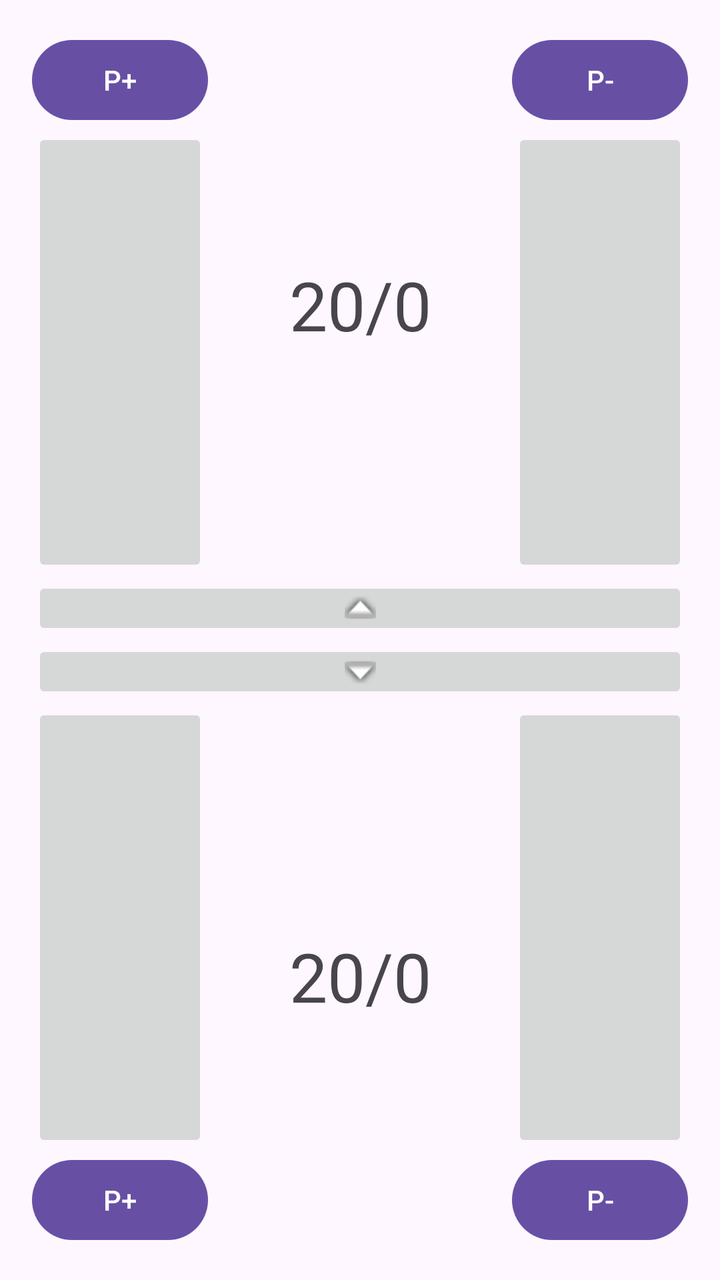
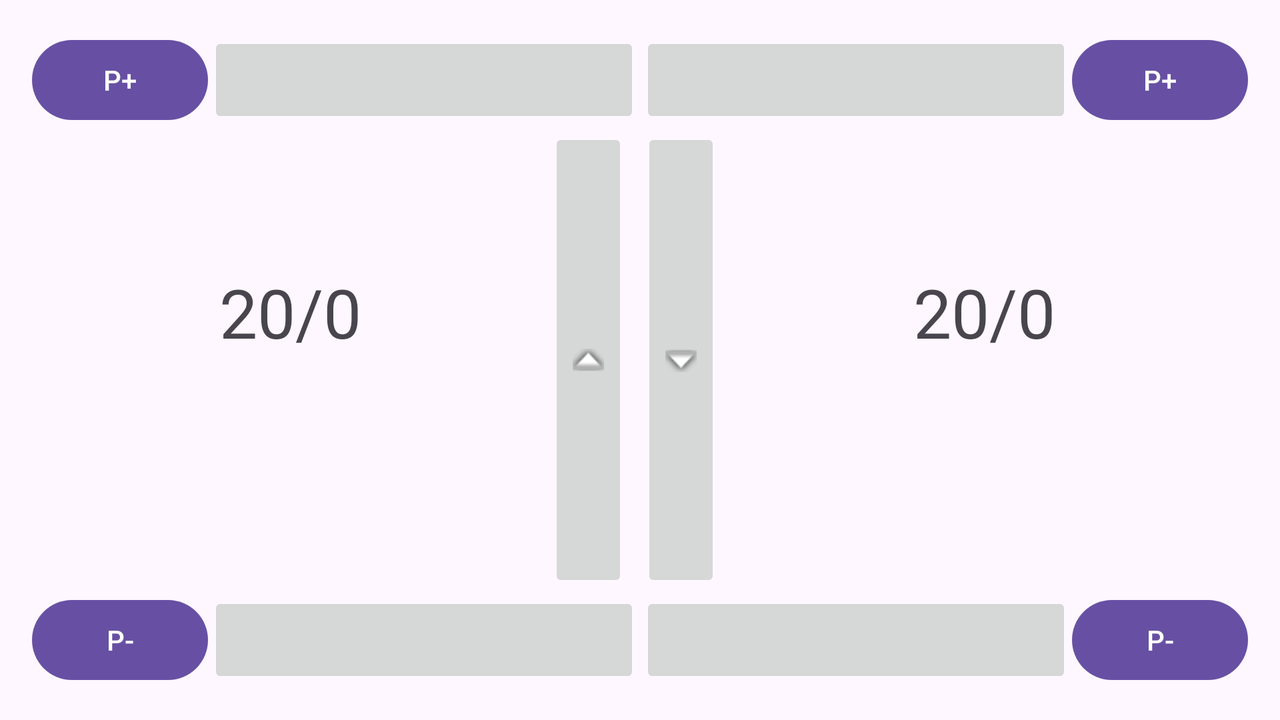

One screen, two layout resources from the same app: the default and the repository's alternative for another configuration. Each is rendered where Android would select it; the XML of both is given below.
<!-- AndroidManifest.xml: application theme Theme.Contador_AlejandroC -->
<!-- res/layout/fragment_first.xml -->
<?xml version="1.0" encoding="utf-8"?>
<androidx.constraintlayout.widget.ConstraintLayout xmlns:android="http://schemas.android.com/apk/res/android"
    xmlns:app="http://schemas.android.com/apk/res-auto"
    xmlns:tools="http://schemas.android.com/tools"
    android:id="@+id/fechaArriba"
    android:layout_width="match_parent"
    android:layout_height="match_parent"
    android:padding="16dp">

    <androidx.constraintlayout.widget.Guideline
        android:id="@+id/guideline"
        android:layout_width="wrap_content"
        android:layout_height="wrap_content"
        android:orientation="horizontal"
        app:layout_constraintGuide_percent="0.5" />

    <Button
        android:id="@+id/P_mas_uno"
        android:layout_width="wrap_content"
        android:layout_height="wrap_content"
        android:text="P+"
        app:layout_constraintStart_toStartOf="parent"
        app:layout_constraintTop_toTopOf="parent"
        tools:ignore="DuplicateSpeakableTextCheck" />

    <Button
        android:id="@+id/P_menos_uno"
        android:layout_width="wrap_content"
        android:layout_height="wrap_content"
        android:text="P-"
        app:layout_constraintEnd_toEndOf="parent"
        app:layout_constraintTop_toTopOf="parent" />

    <ImageButton
        android:id="@+id/flechaAbajo"
        android:layout_width="0dp"
        android:layout_height="wrap_content"
        android:contentDescription="@string/lorem_ipsum"
        android:src="@android:drawable/arrow_down_float"
        app:layout_constraintEnd_toEndOf="parent"
        app:layout_constraintStart_toStartOf="parent"
        app:layout_constraintTop_toTopOf="@+id/guideline"
        tools:ignore="TouchTargetSizeCheck" />

    <ImageButton
        android:id="@+id/flechaArriba"
        android:layout_width="0dp"
        android:layout_height="wrap_content"
        android:contentDescription="@string/action_settings"
        android:src="@android:drawable/arrow_up_float"
        app:layout_constraintBottom_toTopOf="@+id/guideline"
        app:layout_constraintEnd_toEndOf="parent"
        app:layout_constraintHorizontal_bias="0.0"
        app:layout_constraintStart_toStartOf="parent"
        tools:ignore="MissingConstraints,TouchTargetSizeCheck" />

    <ImageButton
        android:id="@+id/mas_vida_arriba"
        android:layout_width="0dp"
        android:layout_height="0dp"
        android:contentDescription="@string/action_settings"
        android:src="@drawable/baseline_favorite_24"
        app:layout_constraintBottom_toTopOf="@+id/flechaArriba"
        app:layout_constraintEnd_toEndOf="@+id/P_mas_uno"
        app:layout_constraintHorizontal_bias="0.0"
        app:layout_constraintStart_toStartOf="parent"
        app:layout_constraintTop_toBottomOf="@+id/P_mas_uno"
        app:layout_constraintVertical_bias="0.0"
        app:tint="@color/design_default_color_error"
        tools:src="@drawable/baseline_favorite_24" />

    <ImageButton
        android:id="@+id/menos_vida_arriba"
        android:layout_width="0dp"
        android:layout_height="0dp"
        android:contentDescription="@string/action_settings"
        android:src="@drawable/baseline_favorite_border_24"
        app:layout_constraintBottom_toTopOf="@+id/flechaArriba"
        app:layout_constraintEnd_toEndOf="@+id/P_menos_uno"
        app:layout_constraintStart_toStartOf="@+id/P_menos_uno"
        app:layout_constraintTop_toBottomOf="@+id/P_menos_uno"
        app:tint="@color/design_default_color_error"
        tools:src="@drawable/baseline_favorite_border_24" />

    <TextView
        android:id="@+id/textView"
        android:layout_width="0dp"
        android:layout_height="0dp"
        android:text="TextView"
        app:layout_constraintEnd_toStartOf="@+id/menos_vida_arriba"
        tools:ignore="MissingConstraints"
        tools:layout_editor_absoluteY="168dp" />


    <Button
        android:id="@+id/P_mas_dos"
        android:layout_width="wrap_content"
        android:layout_height="wrap_content"
        android:text="P+"
        app:layout_constraintBottom_toBottomOf="parent"
        app:layout_constraintStart_toStartOf="parent"
        tools:text="P+" />

    <Button
        android:id="@+id/P_menos_dos"
        android:layout_width="wrap_content"
        android:layout_height="wrap_content"
        android:text="P-"
        app:layout_constraintBottom_toBottomOf="parent"
        app:layout_constraintEnd_toEndOf="parent" />

    <ImageButton
        android:id="@+id/mas_vida_abajo"
        android:layout_width="0dp"
        android:layout_height="0dp"
        android:contentDescription="@string/action_settings"
        app:layout_constraintBottom_toTopOf="@+id/P_mas_dos"
        app:layout_constraintEnd_toEndOf="@+id/P_mas_dos"
        app:layout_constraintStart_toStartOf="parent"
        app:layout_constraintTop_toBottomOf="@+id/flechaAbajo"
        app:srcCompat="@drawable/baseline_favorite_24"
        app:tint="@color/design_default_color_error" />

    <ImageButton
        android:id="@+id/menos_vida_abajo"
        android:layout_width="0dp"
        android:layout_height="0dp"
        android:contentDescription="@string/action_settings"
        app:layout_constraintBottom_toTopOf="@+id/P_menos_dos"
        app:layout_constraintEnd_toEndOf="@+id/P_menos_dos"
        app:layout_constraintStart_toStartOf="@+id/P_menos_dos"
        app:layout_constraintTop_toBottomOf="@+id/flechaAbajo"
        app:srcCompat="@drawable/baseline_favorite_border_24"
        app:tint="@color/design_default_color_error" />

    <TextView
        android:id="@+id/txp1a"
        android:layout_width="wrap_content"
        android:layout_height="wrap_content"
        android:text="20/0"
        android:textSize="34sp"
        app:layout_constraintBottom_toTopOf="@+id/flechaArriba"
        app:layout_constraintEnd_toStartOf="@+id/menos_vida_arriba"
        app:layout_constraintStart_toEndOf="@+id/mas_vida_arriba"
        app:layout_constraintTop_toTopOf="parent" />


    <TextView
        android:id="@+id/txp1abajo"
        android:layout_width="wrap_content"
        android:layout_height="wrap_content"
        android:text="20/0"
        android:textSize="34sp"
        app:layout_constraintBottom_toBottomOf="parent"
        app:layout_constraintEnd_toStartOf="@+id/menos_vida_abajo"
        app:layout_constraintStart_toEndOf="@+id/mas_vida_abajo"
        app:layout_constraintTop_toBottomOf="@+id/flechaAbajo" />

</androidx.constraintlayout.widget.ConstraintLayout>
<!-- resources referenced by this layout -->
<resources>
  <string name="action_settings">Settings</string>
  <string name="lorem_ipsum">
          Lorem ipsum dolor sit amet, consectetur adipiscing elit. Nam in scelerisque sem. Mauris
          volutpat, dolor id interdum ullamcorper, risus dolor egestas lectus, sit amet mattis purus
          dui nec risus. Maecenas non sodales nisi, vel dictum dolor. Class aptent taciti sociosqu ad
          litora torquent per conubia nostra, per inceptos himenaeos. Suspendisse blandit eleifend
          diam, vel rutrum tellus vulputate quis. Aliquam eget libero aliquet, imperdiet nisl a,
          ornare ex. Sed rhoncus est ut libero porta lobortis. Fusce in dictum tellus.\n\n
          Suspendisse interdum ornare ante. Aliquam nec cursus lorem. Morbi id magna felis. Vivamus
          egestas, est a condimentum egestas, turpis nisl iaculis ipsum, in dictum tellus dolor sed
          neque. Morbi tellus erat, dapibus ut sem a, iaculis tincidunt dui. Interdum et malesuada
          fames ac ante ipsum primis in faucibus. Curabitur et eros porttitor, ultricies urna vitae,
          molestie nibh. Phasellus at commodo eros, non aliquet metus. Sed maximus nisl nec dolor
          bibendum, vel congue leo egestas.\n\n
          Sed interdum tortor nibh, in sagittis risus mollis quis. Curabitur mi odio, condimentum sit
          amet auctor at, mollis non turpis. Nullam pretium libero vestibulum, finibus orci vel,
          molestie quam. Fusce blandit tincidunt nulla, quis sollicitudin libero facilisis et. Integer
          interdum nunc ligula, et fermentum metus hendrerit id. Vestibulum lectus felis, dictum at
          lacinia sit amet, tristique id quam. Cras eu consequat dui. Suspendisse sodales nunc ligula,
          in lobortis sem porta sed. Integer id ultrices magna, in luctus elit. Sed a pellentesque
          est.\n\n
          Aenean nunc velit, lacinia sed dolor sed, ultrices viverra nulla. Etiam a venenatis nibh.
          Morbi laoreet, tortor sed facilisis varius, nibh orci rhoncus nulla, id elementum leo dui
          non lorem. Nam mollis ipsum quis auctor varius. Quisque elementum eu libero sed commodo. In
          eros nisl, imperdiet vel imperdiet et, scelerisque a mauris. Pellentesque varius ex nunc,
          quis imperdiet eros placerat ac. Duis finibus orci et est auctor tincidunt. Sed non viverra
          ipsum. Nunc quis augue egestas, cursus lorem at, molestie sem. Morbi a consectetur ipsum, a
          placerat diam. Etiam vulputate dignissim convallis. Integer faucibus mauris sit amet finibus
          convallis.\n\n
          Phasellus in aliquet mi. Pellentesque habitant morbi tristique senectus et netus et
          malesuada fames ac turpis egestas. In volutpat arcu ut felis sagittis, in finibus massa
          gravida. Pellentesque id tellus orci. Integer dictum, lorem sed efficitur ullamcorper,
          libero justo consectetur ipsum, in mollis nisl ex sed nisl. Donec maximus ullamcorper
          sodales. Praesent bibendum rhoncus tellus nec feugiat. In a ornare nulla. Donec rhoncus
          libero vel nunc consequat, quis tincidunt nisl eleifend. Cras bibendum enim a justo luctus
          vestibulum. Fusce dictum libero quis erat maximus, vitae volutpat diam dignissim.
      </string>
  <!-- from res/values-v23/ -->
  <style name="Theme.Contador_AlejandroC" parent="Base.Theme.Contador_AlejandroC">
          
          <item name="android:navigationBarColor">@android:color/transparent</item>
          <item name="android:statusBarColor">@android:color/transparent</item>
          <item name="android:windowLightStatusBar">?attr/isLightTheme</item>
      </style>
  <style name="Base.Theme.Contador_AlejandroC" parent="Theme.Material3.DayNight.NoActionBar">
          
          
      </style>
</resources>
<!-- res/layout-land/fragment_first.xml (the repository's variant of the layout above) -->
<!-- drawn on the phone turned sideways -->
<?xml version="1.0" encoding="utf-8"?>
<androidx.constraintlayout.widget.ConstraintLayout xmlns:android="http://schemas.android.com/apk/res/android"
    xmlns:app="http://schemas.android.com/apk/res-auto"
    xmlns:tools="http://schemas.android.com/tools"
    android:id="@+id/fechaArriba"
    android:layout_width="match_parent"
    android:layout_height="match_parent"
    android:padding="16dp">

    <androidx.constraintlayout.widget.Guideline
        android:id="@+id/guideline2"
        android:layout_width="wrap_content"
        android:layout_height="wrap_content"
        android:orientation="vertical"
        app:layout_constraintGuide_percent="0.5" />

    <TextView
        android:id="@+id/txp1a"
        android:layout_width="wrap_content"
        android:layout_height="wrap_content"
        android:text="20/0"
        android:textSize="34sp"
        app:layout_constraintBottom_toTopOf="@+id/menos_vida_arriba"
        app:layout_constraintEnd_toStartOf="@+id/flechaArriba"
        app:layout_constraintStart_toStartOf="parent"
        app:layout_constraintTop_toTopOf="parent"
        tools:text="20/0" />

    <TextView
        android:id="@+id/txp1abajo"
        android:layout_width="wrap_content"
        android:layout_height="wrap_content"
        android:text="20/0"
        android:textSize="34sp"
        app:layout_constraintBottom_toTopOf="@+id/menos_vida_abajo"
        app:layout_constraintEnd_toEndOf="parent"
        app:layout_constraintStart_toEndOf="@+id/flechaAbajo"
        app:layout_constraintTop_toTopOf="parent"
        tools:text="20/0" />

    <Button
        android:id="@+id/P_mas_uno"
        android:layout_width="wrap_content"
        android:layout_height="wrap_content"
        android:text="P+"
        app:layout_constraintStart_toStartOf="parent"
        app:layout_constraintTop_toTopOf="parent" />

    <Button
        android:id="@+id/P_menos_uno"
        android:layout_width="wrap_content"
        android:layout_height="wrap_content"
        android:text="P-"
        app:layout_constraintBottom_toBottomOf="parent"
        app:layout_constraintStart_toStartOf="parent" />

    <Button
        android:id="@+id/P_mas_dos"
        android:layout_width="wrap_content"
        android:layout_height="wrap_content"
        android:text="P+"
        app:layout_constraintEnd_toEndOf="parent"
        app:layout_constraintTop_toTopOf="parent" />

    <Button
        android:id="@+id/P_menos_dos"
        android:layout_width="wrap_content"
        android:layout_height="wrap_content"
        android:text="P-"
        app:layout_constraintBottom_toBottomOf="parent"
        app:layout_constraintEnd_toEndOf="parent" />

    <ImageButton
        android:id="@+id/mas_vida_arriba"
        android:layout_width="0dp"
        android:layout_height="0dp"
        android:contentDescription="@string/action_settings"
        app:layout_constraintBottom_toBottomOf="@+id/P_mas_uno"
        app:layout_constraintEnd_toStartOf="@+id/guideline2"
        app:layout_constraintHorizontal_bias="1.0"
        app:layout_constraintStart_toEndOf="@+id/P_mas_uno"
        app:layout_constraintTop_toTopOf="@+id/P_mas_uno"
        app:layout_constraintVertical_bias="0.0"
        app:srcCompat="@drawable/baseline_favorite_24"
        app:tint="#F44336" />

    <ImageButton
        android:id="@+id/menos_vida_arriba"
        android:layout_width="0dp"
        android:layout_height="0dp"
        android:contentDescription="@string/action_settings"
        app:layout_constraintBottom_toBottomOf="@+id/P_menos_uno"
        app:layout_constraintEnd_toStartOf="@+id/guideline2"
        app:layout_constraintStart_toEndOf="@+id/P_menos_uno"
        app:layout_constraintTop_toTopOf="@+id/P_menos_uno"
        app:srcCompat="@drawable/baseline_favorite_border_24"
        app:tint="#F44336" />

    <ImageButton
        android:id="@+id/mas_vida_abajo"
        android:layout_width="0dp"
        android:layout_height="0dp"
        android:contentDescription="@string/action_settings"
        app:layout_constraintBottom_toBottomOf="@+id/P_mas_dos"
        app:layout_constraintEnd_toStartOf="@+id/P_mas_dos"
        app:layout_constraintStart_toEndOf="@+id/guideline2"
        app:layout_constraintTop_toTopOf="@+id/P_mas_dos"
        app:srcCompat="@drawable/baseline_favorite_24"
        app:tint="#F44336" />

    <ImageButton
        android:id="@+id/menos_vida_abajo"
        android:layout_width="0dp"
        android:layout_height="0dp"
        android:contentDescription="@string/action_settings"
        app:layout_constraintBottom_toBottomOf="@+id/P_menos_dos"
        app:layout_constraintEnd_toStartOf="@+id/P_menos_dos"
        app:layout_constraintStart_toEndOf="@+id/guideline2"
        app:layout_constraintTop_toTopOf="@+id/P_menos_dos"
        app:srcCompat="@drawable/baseline_favorite_border_24"
        app:tint="#F44336" />

    <ImageButton
        android:id="@+id/flechaArriba"
        android:layout_width="wrap_content"
        android:layout_height="0dp"
        android:contentDescription="@string/action_settings"
        app:layout_constraintBottom_toTopOf="@+id/menos_vida_arriba"
        app:layout_constraintEnd_toStartOf="@+id/guideline2"
        app:layout_constraintHorizontal_bias="0.977"
        app:layout_constraintStart_toStartOf="parent"
        app:layout_constraintTop_toBottomOf="@+id/mas_vida_arriba"
        app:layout_constraintVertical_bias="0.498"
        app:srcCompat="@android:drawable/arrow_up_float" />

    <ImageButton
        android:id="@+id/flechaAbajo"
        android:layout_width="wrap_content"
        android:layout_height="0dp"
        android:contentDescription="@string/action_settings"
        app:layout_constraintBottom_toTopOf="@+id/menos_vida_abajo"
        app:layout_constraintEnd_toEndOf="parent"
        app:layout_constraintHorizontal_bias="0.025"
        app:layout_constraintStart_toEndOf="@+id/flechaArriba"
        app:layout_constraintTop_toBottomOf="@+id/mas_vida_abajo"
        app:layout_constraintVertical_bias="0.0"
        app:srcCompat="@android:drawable/arrow_down_float" />

</androidx.constraintlayout.widget.ConstraintLayout>
<!-- resources referenced by the variant -->
<!-- as the phone turned sideways resolves them -->
<resources>
  <string name="action_settings">Settings</string>
  <!-- from res/values-v23/ -->
  <style name="Theme.Contador_AlejandroC" parent="Base.Theme.Contador_AlejandroC">
          
          <item name="android:navigationBarColor">@android:color/transparent</item>
          <item name="android:statusBarColor">@android:color/transparent</item>
          <item name="android:windowLightStatusBar">?attr/isLightTheme</item>
      </style>
  <style name="Base.Theme.Contador_AlejandroC" parent="Theme.Material3.DayNight.NoActionBar">
          
          
      </style>
</resources>
